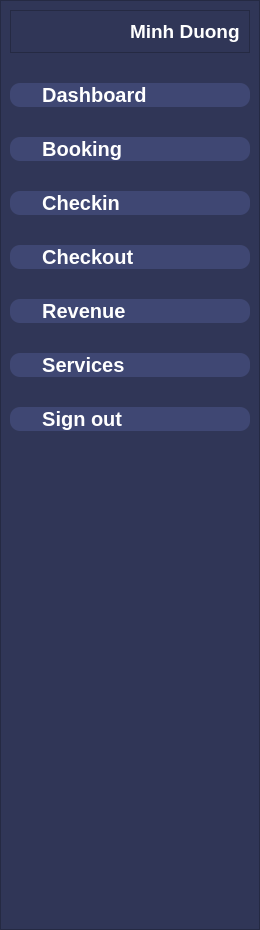
<?xml version="1.0" encoding="UTF-8"?>
<ui version="4.0">
 <class>NavBar</class>
 <widget class="QWidget" name="NavBar">
  <property name="geometry">
   <rect>
    <x>0</x>
    <y>0</y>
    <width>260</width>
    <height>930</height>
   </rect>
  </property>
  <property name="windowTitle">
   <string>Form</string>
  </property>
  <widget class="QFrame" name="frame">
   <property name="geometry">
    <rect>
     <x>0</x>
     <y>0</y>
     <width>260</width>
     <height>930</height>
    </rect>
   </property>
   <property name="styleSheet">
    <string notr="true">background-color: #303657;</string>
   </property>
   <property name="frameShape">
    <enum>QFrame::StyledPanel</enum>
   </property>
   <property name="frameShadow">
    <enum>QFrame::Raised</enum>
   </property>
   <layout class="QVBoxLayout" name="verticalLayout_4">
    <property name="spacing">
     <number>30</number>
    </property>
    <item>
     <widget class="QFrame" name="frame_2">
      <property name="frameShape">
       <enum>QFrame::StyledPanel</enum>
      </property>
      <property name="frameShadow">
       <enum>QFrame::Raised</enum>
      </property>
      <layout class="QHBoxLayout" name="horizontalLayout_2">
       <item>
        <widget class="QLabel" name="label">
         <property name="text">
          <string/>
         </property>
         <property name="pixmap">
          <pixmap>images/user64.png</pixmap>
         </property>
         <property name="scaledContents">
          <bool>true</bool>
         </property>
        </widget>
       </item>
       <item>
        <widget class="QLabel" name="label_2">
         <property name="text">
          <string>&lt;html&gt;&lt;head/&gt;&lt;body&gt;&lt;p&gt;&lt;span style=&quot; font-size:14pt; font-weight:600; color:#ffffff;&quot;&gt;Minh Duong&lt;/span&gt;&lt;/p&gt;&lt;/body&gt;&lt;/html&gt;</string>
         </property>
        </widget>
       </item>
      </layout>
     </widget>
    </item>
    <item>
     <widget class="QPushButton" name="pushButton_3">
      <property name="acceptDrops">
       <bool>false</bool>
      </property>
      <property name="styleSheet">
       <string notr="true">border-style: none;
color: white;
font-size: 20px;
font-weight: bold;
background-color: #3f4773;
border-radius: 10;
text-align: left;
padding-left: 10;</string>
      </property>
      <property name="text">
       <string>    Dashboard</string>
      </property>
      <property name="icon">
       <iconset>
        <normaloff>images/home-2-32.png</normaloff>images/home-2-32.png</iconset>
      </property>
      <property name="iconSize">
       <size>
        <width>32</width>
        <height>32</height>
       </size>
      </property>
      <property name="flat">
       <bool>false</bool>
      </property>
     </widget>
    </item>
    <item>
     <widget class="QPushButton" name="pushButton_2">
      <property name="acceptDrops">
       <bool>false</bool>
      </property>
      <property name="styleSheet">
       <string notr="true">border-style: none;
color: white;
font-size: 20px;
font-weight: bold;
background-color: #3f4773;
border-radius: 10;
text-align: left;
padding-left: 10;</string>
      </property>
      <property name="text">
       <string>    Booking</string>
      </property>
      <property name="icon">
       <iconset>
        <normaloff>images/bed-64.png</normaloff>images/bed-64.png</iconset>
      </property>
      <property name="iconSize">
       <size>
        <width>32</width>
        <height>32</height>
       </size>
      </property>
      <property name="flat">
       <bool>false</bool>
      </property>
     </widget>
    </item>
    <item>
     <widget class="QPushButton" name="pushButton_4">
      <property name="acceptDrops">
       <bool>false</bool>
      </property>
      <property name="styleSheet">
       <string notr="true">border-style: none;
color: white;
font-size: 20px;
font-weight: bold;
background-color: #3f4773;
border-radius: 10;
text-align: left;
padding-left: 10;</string>
      </property>
      <property name="text">
       <string>    Checkin</string>
      </property>
      <property name="icon">
       <iconset>
        <normaloff>images/in-32.png</normaloff>images/in-32.png</iconset>
      </property>
      <property name="iconSize">
       <size>
        <width>32</width>
        <height>32</height>
       </size>
      </property>
      <property name="flat">
       <bool>false</bool>
      </property>
     </widget>
    </item>
    <item>
     <widget class="QPushButton" name="pushButton_5">
      <property name="acceptDrops">
       <bool>false</bool>
      </property>
      <property name="styleSheet">
       <string notr="true">border-style: none;
color: white;
font-size: 20px;
font-weight: bold;
background-color: #3f4773;
border-radius: 10;
text-align: left;
padding-left: 10;</string>
      </property>
      <property name="text">
       <string>    Checkout</string>
      </property>
      <property name="icon">
       <iconset>
        <normaloff>images/out-32.png</normaloff>images/out-32.png</iconset>
      </property>
      <property name="iconSize">
       <size>
        <width>32</width>
        <height>32</height>
       </size>
      </property>
      <property name="flat">
       <bool>false</bool>
      </property>
     </widget>
    </item>
    <item>
     <widget class="QPushButton" name="pushButton_7">
      <property name="acceptDrops">
       <bool>false</bool>
      </property>
      <property name="styleSheet">
       <string notr="true">border-style: none;
color: white;
font-size: 20px;
font-weight: bold;
background-color: #3f4773;
border-radius: 10;
text-align: left;
padding-left: 10;</string>
      </property>
      <property name="text">
       <string>    Revenue</string>
      </property>
      <property name="icon">
       <iconset>
        <normaloff>images/money-32.png</normaloff>images/money-32.png</iconset>
      </property>
      <property name="iconSize">
       <size>
        <width>32</width>
        <height>32</height>
       </size>
      </property>
      <property name="flat">
       <bool>false</bool>
      </property>
     </widget>
    </item>
    <item>
     <widget class="QPushButton" name="pushButton_6">
      <property name="acceptDrops">
       <bool>false</bool>
      </property>
      <property name="styleSheet">
       <string notr="true">border-style: none;
color: white;
font-size: 20px;
font-weight: bold;
background-color: #3f4773;
border-radius: 10;
text-align: left;
padding-left: 10;</string>
      </property>
      <property name="text">
       <string>    Services</string>
      </property>
      <property name="icon">
       <iconset>
        <normaloff>images/service-32.png</normaloff>images/service-32.png</iconset>
      </property>
      <property name="iconSize">
       <size>
        <width>32</width>
        <height>32</height>
       </size>
      </property>
      <property name="flat">
       <bool>false</bool>
      </property>
     </widget>
    </item>
    <item>
     <widget class="QPushButton" name="pushButton_8">
      <property name="acceptDrops">
       <bool>false</bool>
      </property>
      <property name="styleSheet">
       <string notr="true">border-style: none;
color: white;
font-size: 20px;
font-weight: bold;
background-color: #3f4773;
border-radius: 10;
text-align: left;
padding-left: 10;</string>
      </property>
      <property name="text">
       <string>    Sign out</string>
      </property>
      <property name="icon">
       <iconset>
        <normaloff>images/account-logout-32.png</normaloff>images/account-logout-32.png</iconset>
      </property>
      <property name="iconSize">
       <size>
        <width>32</width>
        <height>32</height>
       </size>
      </property>
      <property name="flat">
       <bool>false</bool>
      </property>
     </widget>
    </item>
    <item>
     <spacer name="verticalSpacer">
      <property name="orientation">
       <enum>Qt::Vertical</enum>
      </property>
      <property name="sizeHint" stdset="0">
       <size>
        <width>20</width>
        <height>40</height>
       </size>
      </property>
     </spacer>
    </item>
   </layout>
  </widget>
 </widget>
 <resources/>
 <connections/>
</ui>
